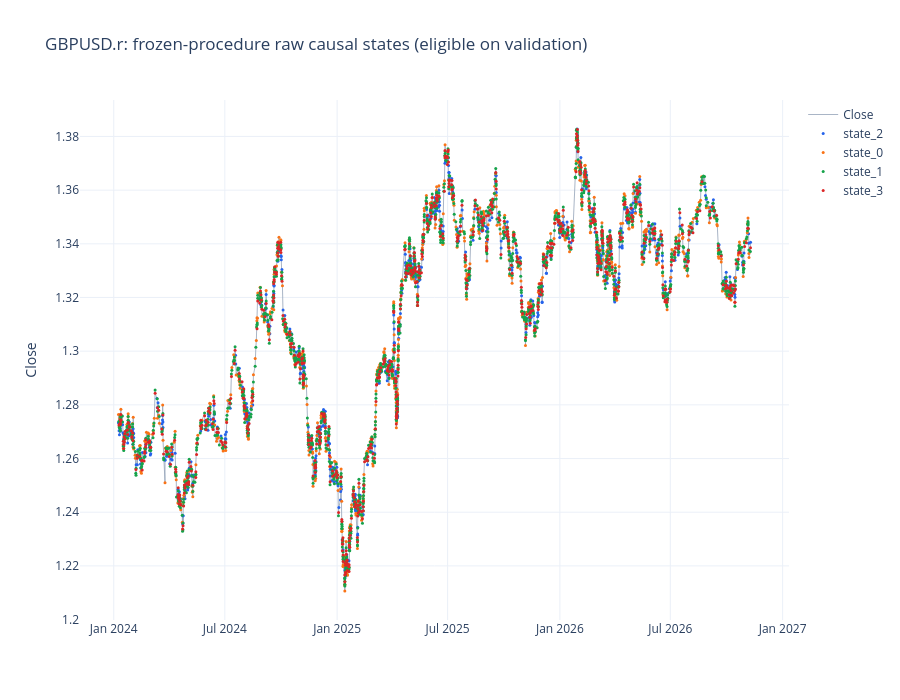
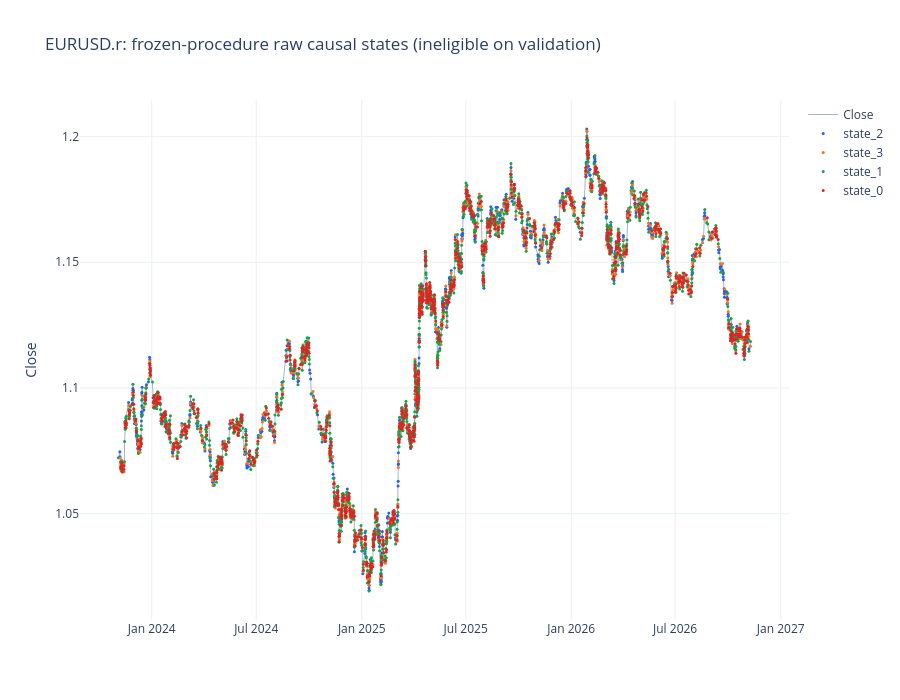
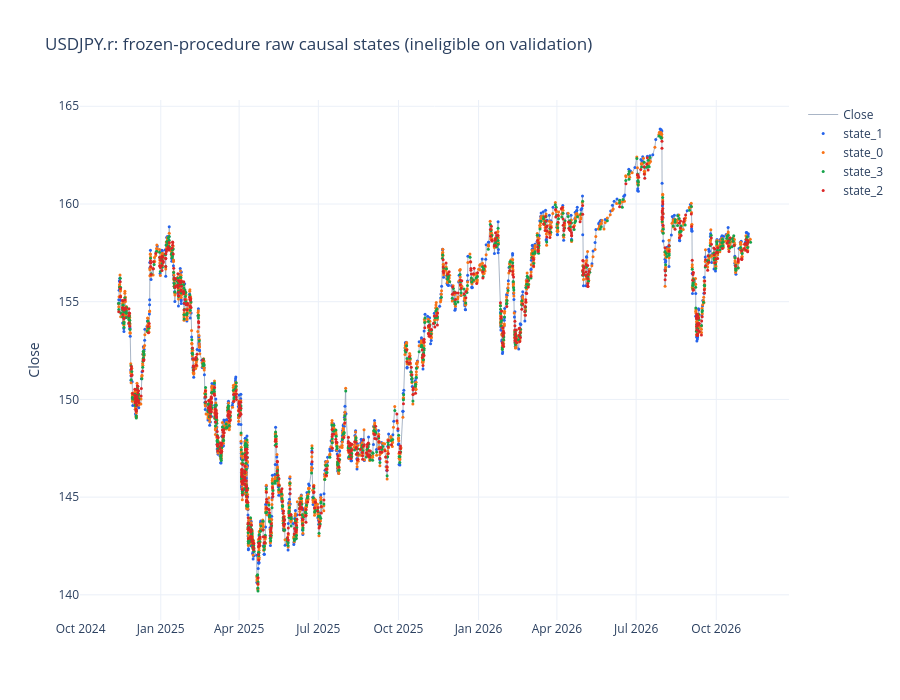
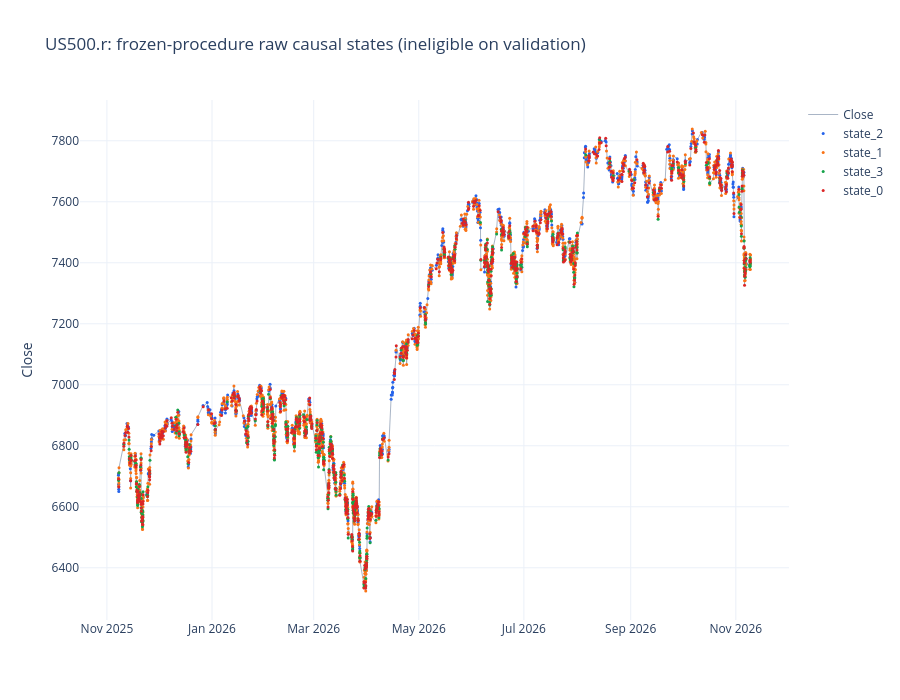

Source (notebook cell) for these figures, in order:
### Markdown cell above
## Recent primary-market casebooks

Visual inspection asks whether inferred states correspond to intelligible price/hierarchy episodes in every market. These are regime markers, not trades.

### Code cell
if PLOT_RECENT_PRIMARY_CASES:
    for symbol, case in primary_paths.items():
        eligibility = "eligible" if case["eligible"] else "ineligible"
        plot_price_states(
            case["path"],
            "model_state_label",
            f"{symbol}: frozen-procedure raw causal states ({eligibility} on validation)",
            last_n=LAST_N,
        ).show()
else:
    print("Recent cross-market casebook plots disabled by configuration.")

### Figure 1 — Plotly figure (JSON) as saved in the notebook; plotly's stock layout.template omitted (floating-point values rounded to 4 significant figures; data arrays with more than 128 entries replaced by an {"elided": "..."} marker saying what was removed)
{"data": [{"line": {"color": "#94a3b8", "width": 0.8}, "mode": "lines", "name": "Close", "type": "scatter", "x": {"elided": "4000 str values"}, "xaxis": "x", "y": {"elided": "4000 float values"}, "yaxis": "y"}, {"marker": {"color": "#2563eb", "size": 3.0}, "mode": "markers", "name": "state_2", "type": "scatter", "x": {"elided": "728 str values"}, "xaxis": "x", "y": {"elided": "728 float values"}, "yaxis": "y"}, {"marker": {"color": "#f97316", "size": 3.0}, "mode": "markers", "name": "state_0", "type": "scatter", "x": {"elided": "615 str values"}, "xaxis": "x", "y": {"elided": "615 float values"}, "yaxis": "y"}, {"marker": {"color": "#16a34a", "size": 3.0}, "mode": "markers", "name": "state_1", "type": "scatter", "x": {"elided": "1777 str values"}, "xaxis": "x", "y": {"elided": "1777 float values"}, "yaxis": "y"}, {"marker": {"color": "#dc2626", "size": 3.0}, "mode": "markers", "name": "state_3", "type": "scatter", "x": {"elided": "880 str values"}, "xaxis": "x", "y": {"elided": "880 float values"}, "yaxis": "y"}], "layout": {"height": 700, "hovermode": "x unified", "title": {"text": "GBPUSD.r: frozen-procedure raw causal states (eligible on validation)"}, "xaxis": {"anchor": "y", "domain": [0.0, 1.0]}, "yaxis": {"anchor": "x", "domain": [0.0, 1.0], "title": {"text": "Close"}}}}

### Figure 2 — Plotly figure (JSON) as saved in the notebook; plotly's stock layout.template omitted (floating-point values rounded to 4 significant figures; data arrays with more than 128 entries replaced by an {"elided": "..."} marker saying what was removed)
{"data": [{"line": {"color": "#94a3b8", "width": 0.8}, "mode": "lines", "name": "Close", "type": "scatter", "x": {"elided": "4000 str values"}, "xaxis": "x", "y": {"elided": "4000 float values"}, "yaxis": "y"}, {"marker": {"color": "#2563eb", "size": 3.0}, "mode": "markers", "name": "state_2", "type": "scatter", "x": {"elided": "633 str values"}, "xaxis": "x", "y": {"elided": "633 float values"}, "yaxis": "y"}, {"marker": {"color": "#f97316", "size": 3.0}, "mode": "markers", "name": "state_3", "type": "scatter", "x": {"elided": "1024 str values"}, "xaxis": "x", "y": {"elided": "1024 float values"}, "yaxis": "y"}, {"marker": {"color": "#16a34a", "size": 3.0}, "mode": "markers", "name": "state_1", "type": "scatter", "x": {"elided": "1106 str values"}, "xaxis": "x", "y": {"elided": "1106 float values"}, "yaxis": "y"}, {"marker": {"color": "#dc2626", "size": 3.0}, "mode": "markers", "name": "state_0", "type": "scatter", "x": {"elided": "1237 str values"}, "xaxis": "x", "y": {"elided": "1237 float values"}, "yaxis": "y"}], "layout": {"height": 700, "hovermode": "x unified", "title": {"text": "EURUSD.r: frozen-procedure raw causal states (ineligible on validation)"}, "xaxis": {"anchor": "y", "domain": [0.0, 1.0]}, "yaxis": {"anchor": "x", "domain": [0.0, 1.0], "title": {"text": "Close"}}}}

### Figure 3 — Plotly figure (JSON) as saved in the notebook; plotly's stock layout.template omitted (floating-point values rounded to 4 significant figures; data arrays with more than 128 entries replaced by an {"elided": "..."} marker saying what was removed)
{"data": [{"line": {"color": "#94a3b8", "width": 0.8}, "mode": "lines", "name": "Close", "type": "scatter", "x": {"elided": "4000 str values"}, "xaxis": "x", "y": {"elided": "4000 float values"}, "yaxis": "y"}, {"marker": {"color": "#2563eb", "size": 3.0}, "mode": "markers", "name": "state_1", "type": "scatter", "x": {"elided": "658 str values"}, "xaxis": "x", "y": {"elided": "658 float values"}, "yaxis": "y"}, {"marker": {"color": "#f97316", "size": 3.0}, "mode": "markers", "name": "state_0", "type": "scatter", "x": {"elided": "1701 str values"}, "xaxis": "x", "y": {"elided": "1701 float values"}, "yaxis": "y"}, {"marker": {"color": "#16a34a", "size": 3.0}, "mode": "markers", "name": "state_3", "type": "scatter", "x": {"elided": "837 str values"}, "xaxis": "x", "y": {"elided": "837 float values"}, "yaxis": "y"}, {"marker": {"color": "#dc2626", "size": 3.0}, "mode": "markers", "name": "state_2", "type": "scatter", "x": {"elided": "804 str values"}, "xaxis": "x", "y": {"elided": "804 float values"}, "yaxis": "y"}], "layout": {"height": 700, "hovermode": "x unified", "title": {"text": "USDJPY.r: frozen-procedure raw causal states (ineligible on validation)"}, "xaxis": {"anchor": "y", "domain": [0.0, 1.0]}, "yaxis": {"anchor": "x", "domain": [0.0, 1.0], "title": {"text": "Close"}}}}

### Figure 4 — Plotly figure (JSON) as saved in the notebook; plotly's stock layout.template omitted (floating-point values rounded to 4 significant figures; data arrays with more than 128 entries replaced by an {"elided": "..."} marker saying what was removed)
{"data": [{"line": {"color": "#94a3b8", "width": 0.8}, "mode": "lines", "name": "Close", "type": "scatter", "x": {"elided": "4000 str values"}, "xaxis": "x", "y": {"elided": "4000 float values"}, "yaxis": "y"}, {"marker": {"color": "#2563eb", "size": 3.0}, "mode": "markers", "name": "state_2", "type": "scatter", "x": {"elided": "984 str values"}, "xaxis": "x", "y": {"elided": "984 float values"}, "yaxis": "y"}, {"marker": {"color": "#f97316", "size": 3.0}, "mode": "markers", "name": "state_1", "type": "scatter", "x": {"elided": "1383 str values"}, "xaxis": "x", "y": {"elided": "1383 float values"}, "yaxis": "y"}, {"marker": {"color": "#16a34a", "size": 3.0}, "mode": "markers", "name": "state_3", "type": "scatter", "x": {"elided": "679 str values"}, "xaxis": "x", "y": {"elided": "679 float values"}, "yaxis": "y"}, {"marker": {"color": "#dc2626", "size": 3.0}, "mode": "markers", "name": "state_0", "type": "scatter", "x": {"elided": "954 str values"}, "xaxis": "x", "y": {"elided": "954 float values"}, "yaxis": "y"}], "layout": {"height": 700, "hovermode": "x unified", "title": {"text": "US500.r: frozen-procedure raw causal states (ineligible on validation)"}, "xaxis": {"anchor": "y", "domain": [0.0, 1.0]}, "yaxis": {"anchor": "x", "domain": [0.0, 1.0], "title": {"text": "Close"}}}}
